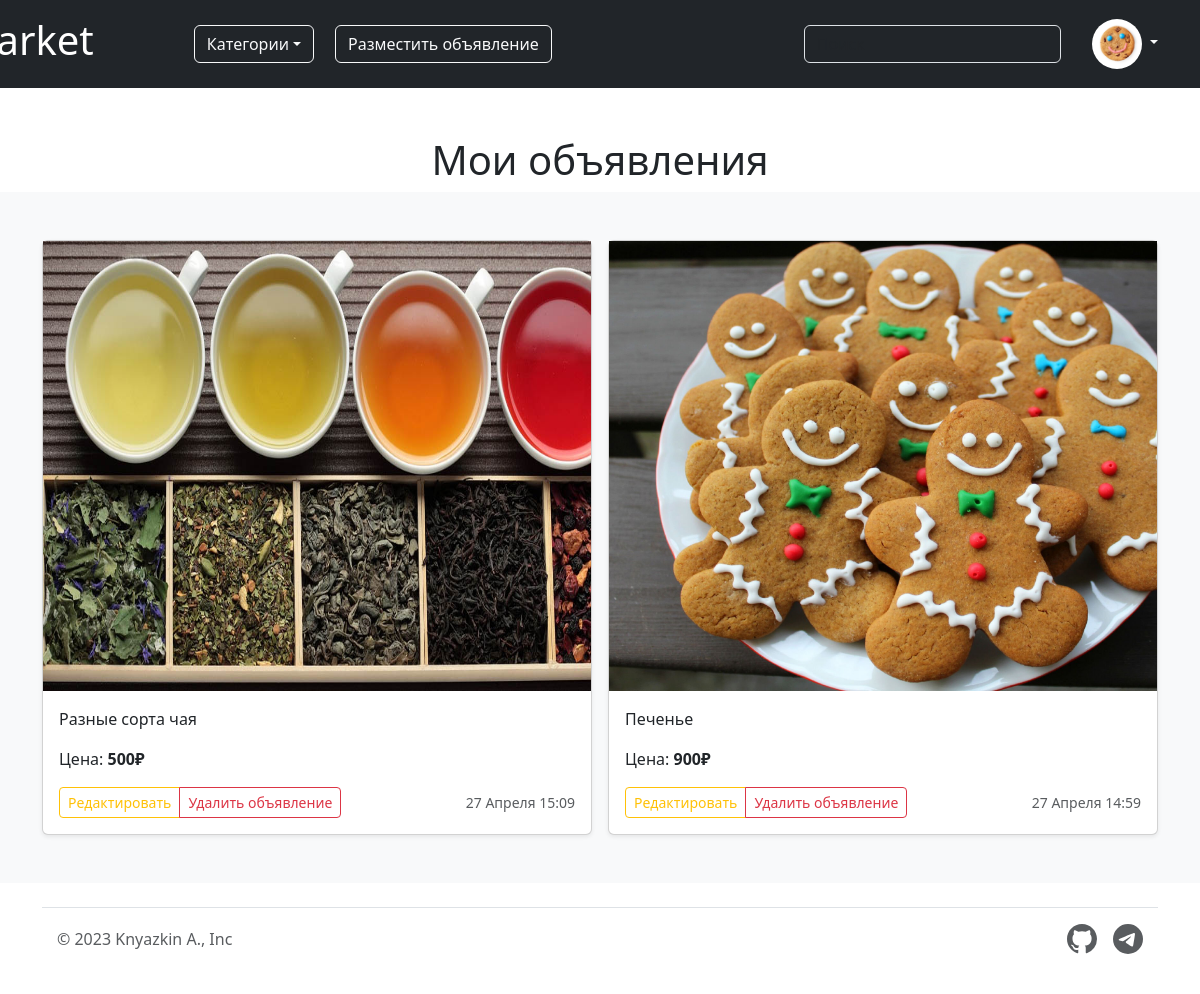
Page /user_posts/1 (signed in) on the committed database.
### data/users.py (models this page shows, shortened)
class User(SqlAlchemyBase, UserMixin, SerializerMixin):
    __tablename__ = 'users'
    id = sqlalchemy.Column(sqlalchemy.Integer,
                           primary_key=True, autoincrement=True)
    surname = sqlalchemy.Column(sqlalchemy.String)
    name = sqlalchemy.Column(sqlalchemy.String, nullable=True)
    city = sqlalchemy.Column(sqlalchemy.String, nullable=True)
    address = sqlalchemy.Column(sqlalchemy.String)
    email = sqlalchemy.Column(sqlalchemy.String, unique=True, nullable=True)
    number_phone = sqlalchemy.Column(sqlalchemy.String, default=' ')
    is_hidden_contact_info = sqlalchemy.Column(sqlalchemy.Boolean, default=True)
    hashed_password = sqlalchemy.Column(sqlalchemy.String, nullable=True)
    modified_date = sqlalchemy.Column(sqlalchemy.DateTime,
                                      default=datetime.datetime.now)
    url_photo = sqlalchemy.Column(sqlalchemy.String)
    posts = orm.relationship("Posts", back_populates='user')

### data/posts.py (models this page shows)
class Posts(SqlAlchemyBase, SerializerMixin):
    __tablename__ = 'posts'
    id = sqlalchemy.Column(sqlalchemy.Integer, primary_key=True,
                           autoincrement=True)
    author = sqlalchemy.Column(sqlalchemy.Integer,
                               sqlalchemy.ForeignKey("users.id"))
    category = sqlalchemy.Column(sqlalchemy.Integer,
                                 sqlalchemy.ForeignKey("categories.id"), default=0)
    name_post = sqlalchemy.Column(sqlalchemy.String, nullable=True)
    content_post = sqlalchemy.Column(sqlalchemy.String)
    publication_date = sqlalchemy.Column(sqlalchemy.DateTime,
                                         default=datetime.datetime.now)
    price = sqlalchemy.Column(sqlalchemy.Integer, default=None)
    is_hidden = sqlalchemy.Column(sqlalchemy.Boolean, default=True)
    count_views = sqlalchemy.Column(sqlalchemy.Integer, default=0)
    url_photo = sqlalchemy.Column(sqlalchemy.String)
    user = orm.relationship('User')
    categories = orm.relationship('Category')

### server.py (the view)
@app.route('/user_posts/<int:user_id>')
@login_required
def user_posts(user_id):
    db_sess = db_session.create_session()
    list_of_categories = [(category.id, category.name_category) for category in db_sess.query(Category).all()]
    user_posts = db_sess.query(Posts).filter(Posts.author == user_id).all()[::-1]
    if user_id == current_user.id:
        title = 'Мои объявления'
    else:
        title = f'Объявления {user_posts[0].user.name} {user_posts[0].user.surname}'
    return render_template('user_posts.html', title=title,
                           list_of_categories=list_of_categories,
                           posts=user_posts)

### data/db_session.py (called while the page is built)
def create_session() -> Session:
    global __factory
    return __factory()

### server.py (called while the page is built)
@login_manager.user_loader
def load_user(user_id):
    db_sess = db_session.create_session()
    return db_sess.query(User).get(user_id)

### templates/user_posts.html (shortened to what this page needs)
{% extends "base.html" %}
{% block content %}
<h1 align="center">{{ title }}</h1>
<div class="album py-5 bg-body-tertiary">
    <div class="container">
        <div class="row row-cols-1 row-cols-sm-2 row-cols-md-2 g-3">
            {% for item in posts %}
            <div class="col">
                <div class="card shadow-sm">
                    <a href="/post/{{ item.id }}">
                         {% if item.url_photo != 'None' %}
                            <div id="carouselExampleIndicators" class="carousel slide">
                                <div class="carousel-inner">
                                    <div class="carousel-item active" align="center">
                                        <img src="{{ item.url_photo }}" width="638" height="450" alt="к сожалению, марс не смог загрузиться :(">
                                    </div>
                                </div>
                            </div>
                        {% endif %}
                    </a>
                    <div class="card-body">
                        <p class="card-text">{{ item.name_post }}</p>
                        {% if item.price %}
                        <p class="card-text">Цена: <strong>{{ item.price }}₽</strong></p>
                        {% else %}
                        <p class="card-text">Цена: <strong>не указана</strong></p>
                        {% endif %}
                        <div class="d-flex justify-content-between align-items-center">
                            {% if current_user.id == item.user.id %}
                                <div class="btn-group">
                                    <a href="/edit_post/{{ item.id }}" type="button" class="btn btn-sm btn-outline-warning">Редактировать</a>
                                    <a href="/delete_post/{{ item.id }}" type="button" class="btn btn-sm btn-outline-danger">Удалить объявление</a>
                                </div>
                            {% endif %}
                            {% set hour = item.publication_date.hour %}
                            {% set minutes = {1: '01', 2: '02', 3: '03', 4: '04',
                            5: '05', 6: '06',  7: '07', 8: '08', 9: '09', 0: '00'} %}
                            {% if item.publication_date.minute in minutes %}
                            {% set minute = minutes[item.publication_date.minute] %}
                            {% else %}
                            {% set minute = item.publication_date.minute %}
                            {% endif %}
                            {% set day = item.publication_date.day %}
                            {% set months = {1: 'Января', 2: 'Февраля', 3: 'Марта', 4: 'Апреля', 5: 'Мая', 6: 'Июня',
                            7: 'Июля', 8: 'Августа', 9: 'Сентября', 10: 'Октября', 11: 'Ноября', 12: 'Декабря'} %}
                            {% set month = months[item.publication_date.month] %}
                            <small class="text-body-secondary">{{ day }} {{ month }} {{ hour }}:{{ minute }}</small>
                        </div>
                    </div>
                </div>
            </div>
            {% endfor %}
        </div>
    </div>
</div>
{% endblock %}

### templates/base.html (shortened to what this page needs)
<!DOCTYPE html>
    <html lang="ru" data-bs-theme="light">
        <head>
            <link rel="stylesheet"
                href="https://stackpath.bootstrapcdn.com/bootstrap/4.4.1/css/bootstrap.min.css"
>
            <link href="https://cdn.jsdelivr.net/npm/bootstrap@5.3.0-alpha3/dist/css/bootstrap.min.css"
                  rel="stylesheet"
>
        </head>
        <body bgcolor="#6c757d">
            <header class="p-3 text-bg-dark">
                <div class="container">
                    <div class="d-flex flex-wrap align-items-center justify-content-center justify-content-lg-start">
                        <a class="navbar-brand" href="/">
                            <h1>Flarket</h1>
                        </a>
                        <div class="dropdown" style="margin-left: 100px">
                            <button class="btn btn-outline-light dropdown-toggle" type="button" data-bs-toggle="dropdown" aria-expanded="false">Категории</button>
                        </div>
                        <a style="margin-left: 7px">
                            <ul class="nav col-12 col-lg-auto me-lg-auto mb-2 justify-content-center mb-md-0">
                                {% if current_user.is_authenticated %}
                                <li><a href="/add_post" type="button" class="btn btn-outline-light me-2">Разместить объявление</a></li>
                                {% else %}
                                <li><a href="/login" type="button" class="btn btn-outline-light me-2">Разместить объявление</a></li>
                                {% endif %}
                            </ul>
                            <form class="col-12 col-lg-auto mb-3 mb-lg-0 me-lg-3" role="search" method="GET">
                                <input type="search" class="form-control form-control-dark text-bg-dark text-light" placeholder='Поиск' aria-label="Search"
                                name="search" value="{{ request.args.get('search', '') }}">
                            </form>
                        </a>
                        {% if current_user.is_authenticated %}
                        <div class="dropdown text-end">
                            <a href="/profile/{{ current_user.id }}" class="d-block link-light text-decoration-none dropdown-toggle" data-bs-toggle="dropdown" aria-expanded="false">
                                <img src="{{ current_user.url_photo }}" alt="это не дота" width="50" height="50" class="rounded-circle">
                            </a>
                        </div>
                        {% else %}
                        <div class="text-end">
                            <a href="/login" type="button" class="btn btn-outline-light me-2">Логин</a>
                            <a href="/register" type="button" class="btn btn-warning">Зарегистрируйтесь</a>
                        </div>
                        {% endif %}
                    </div>
                </div>
            </header>
            <br>
            <br>
                {% block content %}{% endblock %}
            <div class="container">
                <footer class="d-flex flex-wrap justify-content-between align-items-center py-3 my-4 border-top">
                    <div class="col-md-4 d-flex align-items-center">
                        <span class="mb-3 mb-md-0 text-body-secondary">© 2023 Knyazkin A., Inc</span>
                    </div>
                    <ul class="nav col-md-4 justify-content-end list-unstyled d-flex">
                        <li class="ms-3">
                            <a class="text-body-secondary" href="https://github.com/pepshot">
                            </a>
                        </li>
                        <li class="ms-3">
                            <a class="text-body-secondary" href="https://t.me/neshpeqs">
                            </a>
                        </li>
                    </ul>
                </footer>
            </div>
        </body>
    </html>

### rows in the picture
User: url_photo (picture)
Posts: url_photo (picture), name_post "Разные сорта чая", price "500", day "27", month "Апреля", hour "15", minute "09"
Posts: url_photo (picture), name_post "Печенье", price "900", day "27", month "Апреля", hour "14", minute "59"

### other values in the picture
{{ title }} "Мои объявления"
